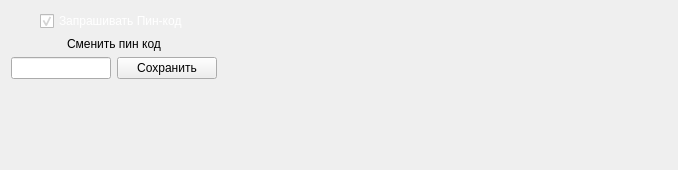
         <widget class="QWidget" name="tabApplication">
          <attribute name="title">
           <string>Application</string>
          </attribute>
          <layout class="QVBoxLayout" name="verticalLayout_9">
           <item>
            <layout class="QHBoxLayout" name="horizontalLayout_6">
             <property name="rightMargin">
              <number>0</number>
             </property>
             <item>
              <layout class="QVBoxLayout" name="verticalLayout_5">
               <property name="rightMargin">
                <number>0</number>
               </property>
               <item>
                <layout class="QHBoxLayout" name="horizontalLayout_10">
                 <item alignment="Qt::AlignHCenter">
                  <widget class="QCheckBox" name="requestPassword">
                   <property name="styleSheet">
                    <string notr="true">
color: white; </string>
                   </property>
                   <property name="text">
                    <string>Запрашивать Пин-код</string>
                   </property>
                   <property name="checkable">
                    <bool>true</bool>
                   </property>
                   <property name="checked">
                    <bool>true</bool>
                   </property>
                   <property name="tristate">
                    <bool>false</bool>
                   </property>
                  </widget>
                 </item>
                </layout>
               </item>
               <item alignment="Qt::AlignHCenter">
                <widget class="QLabel" name="label">
                 <property name="sizePolicy">
                  <sizepolicy hsizetype="Fixed" vsizetype="Fixed">
                   <horstretch>0</horstretch>
                   <verstretch>0</verstretch>
                  </sizepolicy>
                 </property>
                 <property name="text">
                  <string>Сменить пин код</string>
                 </property>
                </widget>
               </item>
               <item>
                <layout class="QHBoxLayout" name="horizontalLayout">
                 <item>
                  <widget class="QLineEdit" name="passwordEdit">
                   <property name="sizePolicy">
                    <sizepolicy hsizetype="Fixed" vsizetype="Fixed">
                     <horstretch>0</horstretch>
                     <verstretch>0</verstretch>
                    </sizepolicy>
                   </property>
                   <property name="minimumSize">
                    <size>
                     <width>100</width>
                     <height>20</height>
                    </size>
                   </property>
                  </widget>
                 </item>
                 <item>
                  <widget class="QPushButton" name="pushButtonSavePassword">
                   <property name="sizePolicy">
                    <sizepolicy hsizetype="Fixed" vsizetype="Fixed">
                     <horstretch>0</horstretch>
                     <verstretch>0</verstretch>
                    </sizepolicy>
                   </property>
                   <property name="minimumSize">
                    <size>
                     <width>100</width>
                     <height>20</height>
                    </size>
                   </property>
                   <property name="text">
                    <string>Сохранить</string>
                   </property>
                  </widget>
                 </item>
                </layout>
               </item>
              </layout>
             </item>
             <item>
              <spacer name="horizontalSpacer_8">
               <property name="orientation">
                <enum>Qt::Horizontal</enum>
               </property>
               <property name="sizeType">
                <enum>QSizePolicy::Fixed</enum>
               </property>
               <property name="sizeHint" stdset="0">
                <size>
                 <width>450</width>
                 <height>20</height>
                </size>
               </property>
              </spacer>
             </item>
            </layout>
           </item>
           <item>
            <spacer name="verticalSpacer_7">
             <property name="orientation">
              <enum>Qt::Vertical</enum>
             </property>
             <property name="sizeType">
              <enum>QSizePolicy::Preferred</enum>
             </property>
             <property name="sizeHint" stdset="0">
              <size>
               <width>20</width>
               <height>20</height>
              </size>
             </property>
            </spacer>
           </item>
           <item>
            <layout class="QHBoxLayout" name="horizontalLayout_13">
             <property name="rightMargin">
              <number>0</number>
             </property>
             <item>
              <layout class="QHBoxLayout" name="horizontalLayout_11"/>
             </item>
             <item>
              <spacer name="horizontalSpacer_9">
               <property name="orientation">
                <enum>Qt::Horizontal</enum>
               </property>
               <property name="sizeType">
                <enum>QSizePolicy::Fixed</enum>
               </property>
               <property name="sizeHint" stdset="0">
                <size>
                 <width>450</width>
                 <height>20</height>
                </size>
               </property>
              </spacer>
             </item>
            </layout>
           </item>
           <item>
            <spacer name="verticalSpacer_6">
             <property name="orientation">
              <enum>Qt::Vertical</enum>
             </property>
             <property name="sizeHint" stdset="0">
              <size>
               <width>20</width>
               <height>40</height>
              </size>
             </property>
            </spacer>
           </item>
          </layout>
         </widget>
